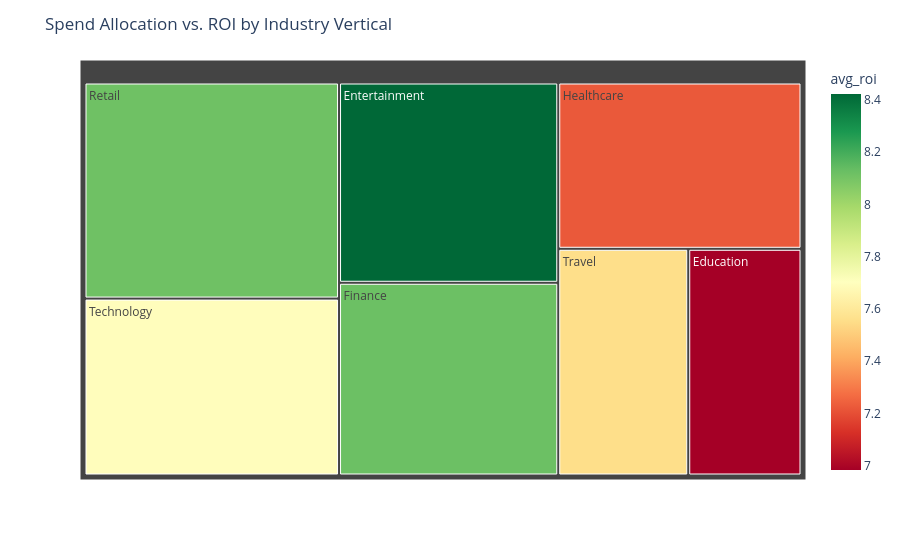

The notebook cell saved with this chart:
### Markdown cell above
## Q1.c) Campaign Performance Segmentation and Analysis (9 points)

1. Performance-based campaign segmentation:
   - Divide campaigns into performance tiers based on ROAS:
     * High performers: ROAS > 75th percentile
     * Medium performers: 25th percentile < ROAS < 75th percentile  
     * Low performers: ROAS < 25th percentile
   - Profile each tier: What characteristics do they share?
   - Create visualizations comparing tiers across key metrics
   
2. Industry vertical deep dive:
   - Calculate average ROI by industry: (revenue_generated - ad_spend) / ad_spend
   - Which industry verticals have the highest/lowest ROI?
   - Create a treemap showing spend allocation vs revenue generation by industry
   - Are we over/under-investing in any verticals based on their ROI?
   
3. Device and platform synergy analysis:
   - Create a cross-tabulation of device_type vs platform performance (ROAS)
   - Calculate lift: How much better do mobile ads perform on mobile-first platforms (Instagram/TikTok)?
   - Test hypothesis using t-test: Mobile campaigns perform better on Instagram/TikTok than on LinkedIn/Facebook
   - Create a heatmap showing ROAS by platform and device combination

### Code cell
# Q1.c) Performance tiers, industry ROI, and device-platform synergy
import numpy as np
from scipy import stats

percentiles = ad_df['ROAS'].quantile([0.25, 0.75])
ad_df['performance_tier'] = pd.cut(
    ad_df['ROAS'],
    bins=[-np.inf, percentiles[0.25], percentiles[0.75], np.inf],
    labels=['Low', 'Medium', 'High']
)
print('ROAS thresholds:', percentiles.to_dict())

metrics = ['ROAS', 'profit_margin', 'ad_spend', 'revenue_generated', 'CTR', 'conversion_rate', 'CPM',
           'creative_score', 'campaign_duration_days']
tier_profiles = ad_df.groupby('performance_tier')[metrics].agg(['mean', 'median']).round(2)
print('Performance tier profile summary:')
display(tier_profiles)

platform_mix = (ad_df.groupby(['performance_tier', 'platform']).size().reset_index(name='campaigns'))
platform_mix['share_%'] = platform_mix.groupby('performance_tier')['campaigns'].transform(lambda x: 100 * x / x.sum())
print('Platform mix by performance tier:')
display(platform_mix)
print('Platform mix within each tier (top contributors):')
display(platform_mix.sort_values(['performance_tier', 'share_%'], ascending=[True, False]).groupby('performance_tier').head(3))

plt.figure(figsize=(10, 6))
sns.boxplot(data=ad_df, x='performance_tier', y='ROAS', order=['Low', 'Medium', 'High'])
plt.title('ROAS Distribution by Performance Tier')
plt.xlabel('Performance Tier')
plt.ylabel('ROAS')
plt.tight_layout()
plt.show()

ad_df['ROI'] = (ad_df['revenue_generated'] - ad_df['ad_spend']) / ad_df['ad_spend']
industry_roi = ad_df.groupby('industry_vertical').agg(
    total_spend=('ad_spend', 'sum'),
    total_revenue=('revenue_generated', 'sum'),
    avg_roi=('ROI', 'mean'),
    campaigns=('campaign_id', 'count')
).reset_index()
industry_roi['revenue_share'] = industry_roi['total_revenue'] / industry_roi['total_revenue'].sum()
industry_roi['spend_share'] = industry_roi['total_spend'] / industry_roi['total_spend'].sum()
industry_roi['share_gap'] = industry_roi['revenue_share'] - industry_roi['spend_share']
print('Industry ROI summary (sorted by avg ROI):')
display(industry_roi[['industry_vertical', 'avg_roi', 'share_gap']].sort_values('avg_roi', ascending=False))

fig = px.treemap(
    industry_roi,
    path=['industry_vertical'],
    values='total_spend',
    color='avg_roi',
    color_continuous_scale='RdYlGn',
    hover_data={'avg_roi': ':.2f', 'share_gap': ':.2%'}
)
fig.update_layout(title='Spend Allocation vs. ROI by Industry Vertical')
fig.show()

roas_heatmap = ad_df.pivot_table(index='device_type', columns='platform', values='ROAS', aggfunc='mean')
print('Mean ROAS by platform-device combination:')
display(roas_heatmap.round(2))

plt.figure(figsize=(8, 6))
sns.heatmap(roas_heatmap, annot=True, fmt='.2f', cmap='YlGnBu')
plt.title('ROAS by Platform and Device Type')
plt.tight_layout()
plt.show()

mobile_first = ad_df[(ad_df['device_type'] == 'Mobile') & (ad_df['platform'].isin(['Instagram', 'TikTok']))]['ROAS']
broad_mobile = ad_df[(ad_df['device_type'] == 'Mobile') & (ad_df['platform'].isin(['Facebook', 'LinkedIn']))]['ROAS']

lift_abs = mobile_first.mean() - broad_mobile.mean()
lift_rel = mobile_first.mean() / broad_mobile.mean() - 1
print(f'Average ROAS – Mobile-first (Instagram/TikTok): {mobile_first.mean():.2f}')
print(f'Average ROAS – Facebook/LinkedIn Mobile: {broad_mobile.mean():.2f}')
print(f'Lift (absolute): {lift_abs:.2f}; Lift (relative): {lift_rel:.1%}')

t_stat, p_value = stats.ttest_ind(mobile_first, broad_mobile, equal_var=False)

print(f'T-test comparing mobile-first vs Facebook/LinkedIn mobile ROAS: t = {t_stat:.2f}, p = {p_value:.5f}')

### Figure 1 — Plotly figure (JSON) as saved in the notebook; plotly's stock layout.template omitted (floating-point values rounded to 4 significant figures)
{"data": [{"branchvalues": "total", "customdata": [[6.983, "-0.0057818924116832815"], [8.423, "0.03751183647218928"], [8.121, "0.0021308485617704265"], [7.223, "-0.02538294669542622"], [8.114, "-0.009077164688398254"], [7.695, "0.0018476406129564193"], [7.556, "-0.0012483218514084682"]], "domain": {"x": [0, 1], "y": [0, 1]}, "hovertemplate": "labels=%{label}<br>total_spend=%{value}<br>parent=%{parent}<br>id=%{id}<br>avg_roi=%{color:.2f}<br>share_gap=%{customdata[1]:.2%}<extra></extra>", "ids": ["Education", "Entertainment", "Finance", "Healthcare", "Retail", "Technology", "Travel"], "labels": ["Education", "Entertainment", "Finance", "Healthcare", "Retail", "Technology", "Travel"], "marker": {"coloraxis": "coloraxis", "colors": [6.983, 8.423, 8.121, 7.223, 8.114, 7.695, 7.556]}, "name": "", "parents": ["", "", "", "", "", "", ""], "type": "treemap", "values": [11010000.0, 18820000.0, 18110000.0, 17340000.0, 23580000.0, 19300000.0, 12630000.0]}], "layout": {"coloraxis": {"colorbar": {"title": {"text": "avg_roi"}}, "colorscale": [[0, "rgb(165,0,38)"], [0.1, "rgb(215,48,39)"], [0.2, "rgb(244,109,67)"], [0.3, "rgb(253,174,97)"], [0.4, "rgb(254,224,139)"], [0.5, "rgb(255,255,191)"], [0.6, "rgb(217,239,139)"], [0.7, "rgb(166,217,106)"], [0.8, "rgb(102,189,99)"], [0.9, "rgb(26,152,80)"], [1, "rgb(0,104,55)"]]}, "legend": {"tracegroupgap": 0}, "margin": {"t": 60}, "title": {"text": "Spend Allocation vs. ROI by Industry Vertical"}}}
